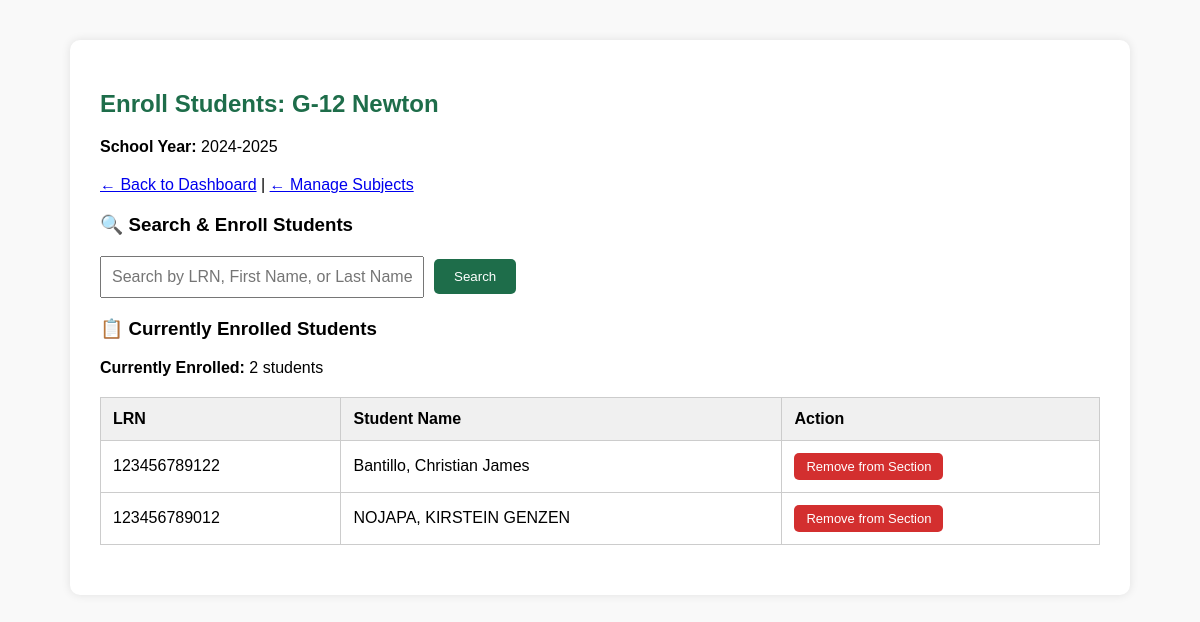
Screenshot of /pages/teacher/enroll_students.php?section_id=3 (signed in) with the database file from the repository.
### tables this page shows
CREATE TABLE `sections` (
  `section_id` int(11) NOT NULL,
  `school_year_id` int(11) NOT NULL,
  `name` varchar(100) DEFAULT NULL,
  `created_by_teacher_id` int(11) NOT NULL,
  `adviser_teacher_id` int(11) DEFAULT NULL
);

CREATE TABLE `school_years` (
  `school_year_id` int(11) NOT NULL,
  `school_id` int(11) NOT NULL,
  `year_label` varchar(20) DEFAULT NULL,
  `is_active` tinyint(1) DEFAULT 0
);

CREATE TABLE `students` (
  `student_id` int(11) NOT NULL,
  `user_id` int(11) NOT NULL,
  `lrn` varchar(50) DEFAULT NULL,
  `first_name` varchar(100) DEFAULT NULL,
  `last_name` varchar(100) DEFAULT NULL,
  `birthdate` date DEFAULT NULL,
  `address` text DEFAULT NULL,
  `status` enum('active','graduated','archived','dropped') DEFAULT 'active'
);

### pages/teacher/enroll_students.php (the view, shortened to what this page needs)
<?php
require_once '../../includes/auth.php';
$section_id = (int)($_GET['section_id'] ?? 0);
$stmt = $pdo->prepare("
    SELECT sec.name AS section_name, sy.year_label, sy.school_year_id
    FROM sections sec
    JOIN school_years sy ON sec.school_year_id = sy.school_year_id
    WHERE sec.section_id = ?
      AND (sec.created_by_teacher_id = ? OR sec.adviser_teacher_id = ?)
");
$stmt->execute([$section_id, $current_user['teacher_id'], $current_user['teacher_id']]);
$section = $stmt->fetch();
$stmt = $pdo->prepare("
    SELECT DISTINCT s.student_id, s.lrn, s.first_name, s.last_name
    FROM enrollments e
    JOIN students s ON e.student_id = s.student_id
    WHERE e.section_subject_id IN (
        SELECT section_subject_id FROM section_subjects WHERE section_id = ?
    )
    ORDER BY s.last_name, s.first_name
");
$stmt->execute([$section_id]);
$enrolled_students = $stmt->fetchAll();
$search = trim($_GET['search'] ?? '');
?>
<!DOCTYPE html>
<html lang="en">
<head>
</head>
<body>
<div class="container">
    <h2>Enroll Students: <?= htmlspecialchars($section['section_name']) ?></h2>
    <p><strong>School Year:</strong> <?= htmlspecialchars($section['year_label']) ?></p>
    <div class="back">
        <a href="dashboard.php">← Back to Dashboard</a> |
        <a href="manage_subjects.php?section_id=<?= $section_id ?>">← Manage Subjects</a>
    </div>
    <h3>🔍 Search & Enroll Students</h3>
    <form method="get" class="search-box">
        <input type="text" name="search" placeholder="Search by LRN, First Name, or Last Name"
               value="<?= htmlspecialchars($search) ?>" autofocus>
        <button type="submit" class="btn">Search</button>
    </form>
    <h3>📋 Currently Enrolled Students</h3>
    <p><strong>Currently Enrolled:</strong> <?= count($enrolled_students) ?> students</p>
    <?php if (empty($enrolled_students)): ?>
        <p>No students enrolled yet.</p>
    <?php else: ?>
        <table>
            <thead>
                <tr>
                    <th>LRN</th>
                    <th>Student Name</th>
                    <th>Action</th>
                </tr>
            </thead>
            <tbody>
                <?php foreach ($enrolled_students as $student): ?>
                <tr>
                    <td><?= htmlspecialchars($student['lrn']) ?></td>
                    <td><?= htmlspecialchars($student['last_name'] . ', ' . $student['first_name']) ?></td>
                    <td>
                        <button onclick="confirmRemove(<?= $student['student_id'] ?>, '<?= htmlspecialchars(addslashes($student['last_name'] . ', ' . $student['first_name']), ENT_QUOTES) ?>')"
                                class="btn" style="background:#d32f2f; padding:6px 12px; font-size:13px;">
                            Remove from Section
                        </button>
                    </td>
                </tr>
                <?php endforeach; ?>
            </tbody>
        </table>
    <?php endif; ?>
</div>
</body>
</html>

### pages/teacher/enroll_students.php (style rules this page uses)
body { font-family: Arial, sans-serif; margin: 40px; background: #f9f9f9; }
.container { max-width: 1000px; margin: auto; background: white; padding: 30px; border-radius: 10px; box-shadow: 0 0 10px rgba(0,0,0,0.1); }
h2 { color: #1e6d4a; }
.back { margin: 20px 0; }
table { width: 100%; border-collapse: collapse; margin: 20px 0; }
th, td { padding: 12px; border: 1px solid #ccc; text-align: left; }
th { background: #f0f0f0; }
.search-box { margin: 20px 0; display: flex; gap: 10px; flex-wrap: wrap; align-items: center; }
input[type="text"] { padding: 10px; width: 300px; font-size: 16px; }
.btn { background: #1e6d4a; color: white; padding: 10px 20px; text-decoration: none; border-radius: 5px; border: none; cursor: pointer; }

### rows the page displays
sections: name "G-12 Newton", school_year.year_label "2024-2025"
students: lrn "123456789122", last_name+first_name "Bantillo, Christian James"
students: lrn "123456789012", last_name+first_name "NOJAPA, KIRSTEIN GENZEN"

### other values shown
count($enrolled_students) "2"
